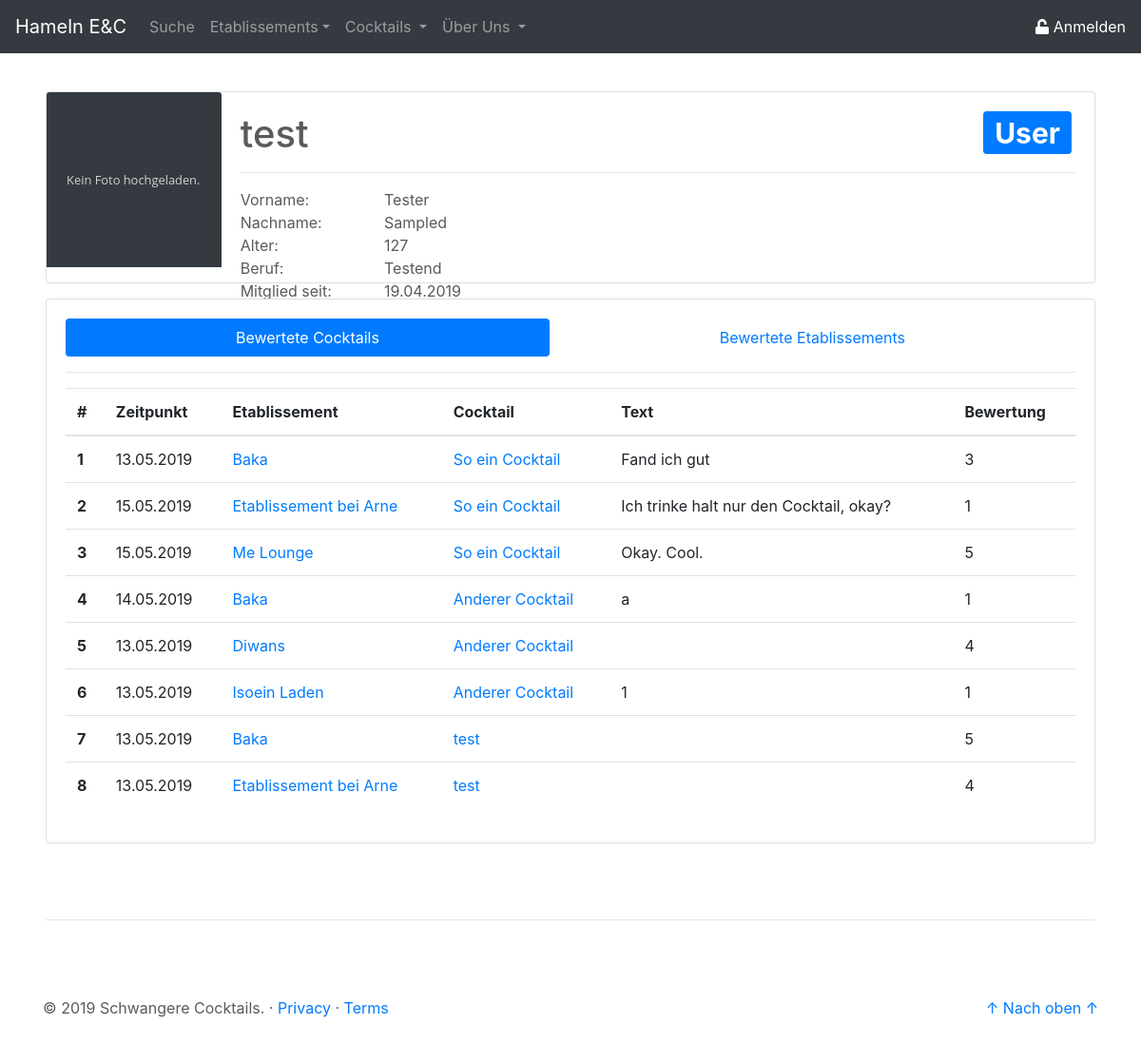
Screenshot of /site/profil_other.php?showUser=1 with the database file from the repository.
### tables this page shows
CREATE TABLE `user` (
  `id` int(11) NOT NULL,
  `email` varchar(50) NOT NULL,
  `passwort` varchar(255) NOT NULL,
  `username` varchar(25) NOT NULL,
  `vorname` varchar(25) DEFAULT NULL,
  `nachname` varchar(25) DEFAULT NULL,
  `age` tinyint(3) DEFAULT NULL,
  `beruf` varchar(25) DEFAULT NULL,
  `created_at` timestamp NOT NULL DEFAULT CURRENT_TIMESTAMP,
  `updated_at` timestamp NULL DEFAULT NULL,
  `admin` tinyint(1) NOT NULL DEFAULT '0',
  `img` blob
);

CREATE TABLE `bew_cock` (
  `id` int(11) NOT NULL,
  `user_id` int(11) NOT NULL,
  `timestamp` timestamp NOT NULL DEFAULT CURRENT_TIMESTAMP,
  `cock_etab_id` int(11) NOT NULL,
  `text` text NOT NULL,
  `wert` enum('1','2','3','4','5') NOT NULL
);

CREATE TABLE `etab` (
  `id` int(11) NOT NULL,
  `name` varchar(50) NOT NULL,
  `ort` varchar(50) NOT NULL,
  `anschrift` varchar(50) NOT NULL,
  `verifiziert` tinyint(1) NOT NULL DEFAULT '0',
  `img` longblob NOT NULL
);

CREATE TABLE `cock` (
  `id` int(11) NOT NULL,
  `name` varchar(50) NOT NULL,
  `beschreibung` text NOT NULL,
  `img` longblob NOT NULL
);

### php/db/select_userInfo.php (called while the page is built, shortened)
<?php
if (isset($_SESSION['userId']) && !isset($_SESSION['showUser'])) {
       $userId = $_SESSION['userId'];
} elseif (isset($_SESSION['showUser'])) {
       $userId = $_SESSION['showUser'];
}
$pdo = new PDO('mysql:host=localhost;dbname=dbprog', 'root', '');
$statement = $pdo->prepare(
       "SELECT username as uname
              ,vorname as vname
              ,nachname as nname
              ,email as email
              ,age as age
              ,beruf as beruf
              ,created_at as ts
              ,img as img
              ,admin as admin
        FROM user
        WHERE id = :userId"
);
$result = $statement->execute(array('userId' => $userId));
$userInfo = $statement->fetch();
$userInfo["ts"] = date("d.m.Y", strtotime($userInfo['ts']));

### php/db/select_user_bewCock.php (called while the page is built, shortened)
<?php
if (isset($_SESSION['userId']) && !isset($_SESSION['showUser'])) {
   $userId = $_SESSION['userId'];
} elseif (isset($_SESSION['showUser'])) {
   $userId = $_SESSION['showUser'];
}
$pdo = new PDO('mysql:host=localhost;dbname=dbprog', 'root', '');
$statement = $pdo->prepare(
   "SELECT bew_cock.timestamp as ts
           ,etab.name as etabname
           ,etab.id as etabid
           ,cock.name as cockname
           ,cock.id as cockid
           ,bew_cock.text as text
           ,bew_cock.wert as wert
     FROM bew_cock
		JOIN cock_etab ce
			ON bew_cock.cock_etab_id = ce.id
        JOIN cock
        ON ce.cock_id = cock.id
        JOIN etab
        ON ce.etab_id = etab.id
     WHERE bew_cock.user_id = :userId"
);
$result = $statement->execute(array('userId' => $userId));
$user_bewCock = $statement->fetchAll();
for ($i = 0; $i < count($user_bewCock); $i++) {
   $user_bewCock[$i]["ts"] = date("d.m.Y", strtotime($user_bewCock[$i]['ts']));
}

### site/profil_other.php (the view, shortened to what this page needs)
<?php
include('../php/db/select_userInfo.php');
include('../php/db/select_user_bewCock.php');
?>
<!doctype html>
<html lang="de">
<head>
    <link rel="stylesheet" href="https://stackpath.bootstrapcdn.com/bootstrap/4.3.1/css/bootstrap.min.css"
>
    <link href="../css/csstoolbox.css" rel="stylesheet">
</head>
<body class="center-block">
    <header role="header">
        <?php
        include('../php/buildHeader.php');
        ?>
    </header>
    <main role="main">
        <div class="mt-5 ml-5 mr-5">
            <div class="card mb-3" width="100%" style="max-height: 360px;">
                <div class="row no-gutters">
                    <div class="col-md-2">
                        <?php
                        if ($userInfo['img'])
                            echo '<img src="../php/get_img.php?user_id=' . $_GET['showUser'] . '" class="card-img-top">';
                        else
                            echo '<img src="../res/placeholder_no_image.svg" class="card-img-top">';
                        ?>
                    </div>
                    <div class="col-md-10">
                        <div class="card-body d-flex flex-column" style="max-height: 200px;">
                            <div>
                                <h1 class="card-title">
                                    <?php echo $userInfo["uname"];
                                    echo '
                                        <div class="row float-right mr-1">';
                                    if ($userInfo["admin"] == 2) {
                                        echo '<span class="badge badge-danger">Admin</span>';
                                    } elseif ($userInfo["admin"] == 0) {
                                        if (isset($_SESSION['admin'])) {
                                            if ($_SESSION['admin'] > 1) {
                                                $_SESSION['changeAdmin_userId'] = $_GET['showUser'];
                                                echo '
                                            <a href="../php/user_mod.php" class="badge badge-primary">User</a>';
                                            }
                                        } else {
                                            echo '<span class="badge badge-primary">User</span>';
                                        }
                                    }
                                    echo '
                                        </div>';
                                    ?>
                                </h1>
                                <hr>
                            </div>
                            <div class="card-text">
                                <?php
                                echo '
                                    <div class="row">
                                        <div class="col-2">Vorname: </div>
                                        <div class="col-10">' . $userInfo["vname"] . '</div>
                                    </div>
                                    <div class="row">
                                        <div class="col-2">Nachname: </div>
                                        <div class="col-10">' . $userInfo["nname"] . '</div>
                                    </div>
                                    <div class="row">
                                        <div class="col-2">Alter: </div>
                                        <div class="col-10">' . $userInfo["age"] . '</div>
                                    </div>
                                    <div class="row">
                                        <div class="col-2">Beruf: </div>
                                        <div class="col-10">' . $userInfo["beruf"] . '</div>
                                    </div>
                                    <div class="row">
                                        <div class="col-2">Mitglied seit: </div>
                                        <div class="col-10">' . $userInfo["ts"] . '</div>
                                    </div>';
                                ?>
                            </div>
                        </div>
                    </div>
                </div>
            </div>
            <div class="card card-body">
                <ul class="nav nav-pills flex-column flex-sm-row" id="bewEtabCock-tab" role="tablist">
                    <li class="flex-sm-fill text-sm-center nav-item">
                        <a class="nav-link active" id="bewCock-tab" data-toggle="pill" href="#bewCock" role="tab"
                            aria-controls="bewCock" aria-selected="true">Bewertete Cocktails</a>
                    </li>
                    <li class="flex-sm-fill text-sm-center nav-item">
                        <a class="nav-link" id="bewEtab-tab" data-toggle="pill" href="#bewEtab" role="tab"
                            aria-controls="bewEtab" aria-selected="false">Bewertete Etablissements</a>
                    </li>
                </ul>
                <hr>
                <div class="tab-content" id="bewEtabCock-tabContent">
                    <div class="tab-pane fade show active" id="bewCock" role="tabpanel" aria-labelledby="bewCock-tab">
                        <?php echo '
						<table class="table">
							<thead>
								<tr>
                                    <th scope="col">#</th>
                                    <th scope="col">Zeitpunkt</th>
                                    <th scope="col">Etablissement</th>
                                    <th scope="col">Cocktail</th>
                                    <th scope="col">Text</th>
                                    <th scope="col">Bewertung</th>
								</tr>
							</thead>
							<tbody>';
                        for ($i = 0; $i < count($user_bewCock); $i++) {
                            echo '<tr>';
                            echo '<th scope="row">' . ($i + 1);
                            echo '<td>' . $user_bewCock[$i]["ts"] . '</td>';
                            echo '<td> <a class="" href="etablissement_details.php?etab_id= ' . $user_bewCock[$i]["etabid"] . '">' . $user_bewCock[$i]["etabname"] . '</a></td>';
                            echo '<td> <a class="" href="cocktail_details.php?cock_id= ' . $user_bewCock[$i]["cockid"] . '">' . $user_bewCock[$i]["cockname"] . '</a></td>';
                            echo '<td>' . $user_bewCock[$i]["text"] . '</td>';
                            echo '<td>' . $user_bewCock[$i]["wert"] . '</td>';
                            echo '</tr>';
                        }
                        echo '</tbody></table>';
                        ?>
                    </div>
                </div>
            </div>
        </div>
    </main>
    <hr class="ct-hr-divider ml-5 mr-5">
    <footer role="footer" class="container">
        <?php
        include('../php/buildFooter.php');
        ?>
    </footer>
</body>
</html>

### css/csstoolbox.css (style rules this page uses)
body { padding-top: 3rem; padding-bottom: 3rem; margin: auto; color: #5a5a5a; }
.ct-hr-divider { margin: 5rem; }

### rows the page displays
user: username "test", vorname "Tester", nachname "Sampled", age "127", beruf "Testend"
bew_cock: ts "13.05.2019", etab.name "Baka", cock.name "So ein Cocktail", text "Fand ich gut", wert "3"
bew_cock: ts "15.05.2019", etab.name "Etablissement bei Arne", cock.name "So ein Cocktail", text "Ich trinke halt nur den Cocktail, okay?", wert "1"
bew_cock: ts "15.05.2019", etab.name "Me Lounge", cock.name "So ein Cocktail", text "Okay. Cool.", wert "5"
bew_cock: ts "14.05.2019", etab.name "Baka", cock.name "Anderer Cocktail", text "a", wert "1"
bew_cock: ts "13.05.2019", etab.name "Diwans", cock.name "Anderer Cocktail", wert "4"
bew_cock: ts "13.05.2019", etab.name "Isoein Laden", cock.name "Anderer Cocktail", text "1", wert "1"
bew_cock: ts "13.05.2019", etab.name "Baka", cock.name "test", wert "5"
bew_cock: ts "13.05.2019", etab.name "Etablissement bei Arne", cock.name "test", wert "4"

### other values shown
$userInfo["ts"] "19.04.2019"
